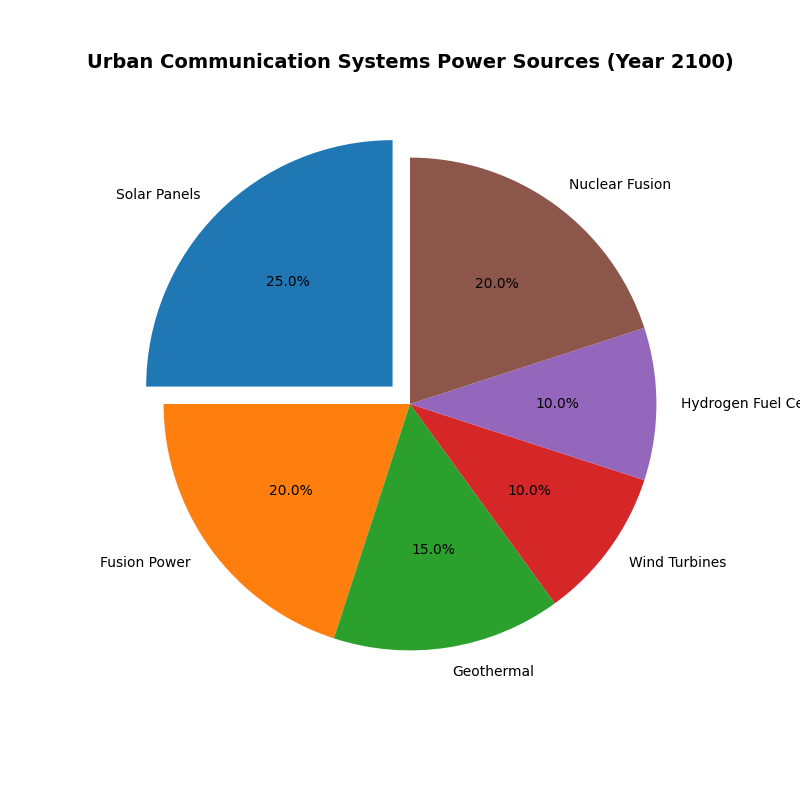

Source code (Python):
import matplotlib.pyplot as plt
import numpy as np

# Data for the pie chart
technologies = ['Solar Panels', 'Fusion Power', 'Geothermal', 'Wind Turbines', 'Hydrogen Fuel Cells', 'Nuclear Fusion']
power_distribution = [25, 20, 15, 10, 10, 20]

# Create a single subplot figure
fig, ax1 = plt.subplots(figsize=(8, 8))

# Pie chart plot
ax1.pie(power_distribution, labels=technologies, autopct='%1.1f%%', startangle=90, 
        colors=['#1f77b4', '#ff7f0e', '#2ca02c', '#d62728', '#9467bd', '#8c564b'], 
        explode=(0.1, 0, 0, 0, 0, 0))

ax1.set_title("Urban Communication Systems Power Sources (Year 2100)",
              fontsize=14, weight='bold', pad=20)

plt.show()
